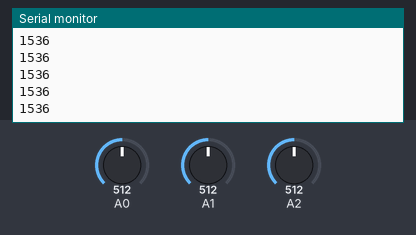
Simulated run of this sketch. Board: Arduino Uno, built with avr-gcc and run on an emulated ATmega328P. Shown: the last lines printed to the serial monitor. Inputs (shaded band) come from the test bench; at power-on: A0 = 512, A1 = 512, A2 = 512.

Above: at 1.2 s.
1.3 s: A0 set to 716
At 2.0 s:
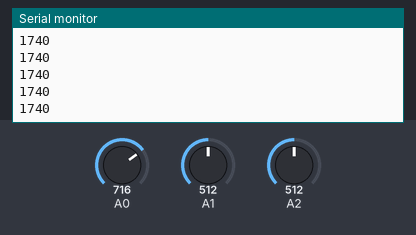
2.8 s: A1 set to 716
At 3.8 s:
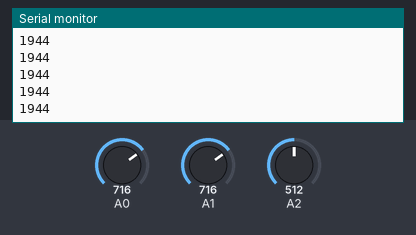
4.3 s: A2 set to 716
At 4.8 s:
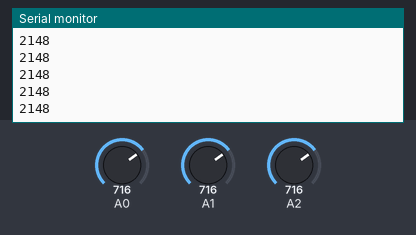
5.8 s: A0 set to 900
At 6.4 s:
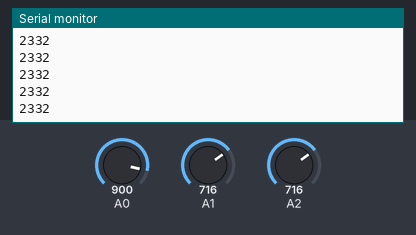
7.3 s: A1 set to 900
At 8.0 s:
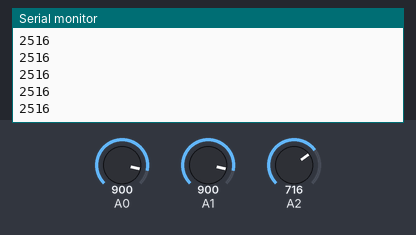
8.8 s: A2 set to 900
At 9.9 s:
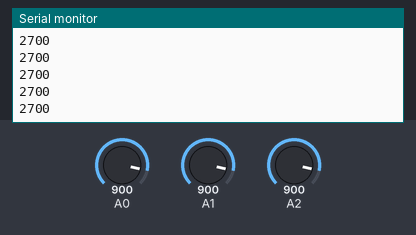
Timing chart, 0 to 11.3 s (numbered marks = the images above; inputs shaded):
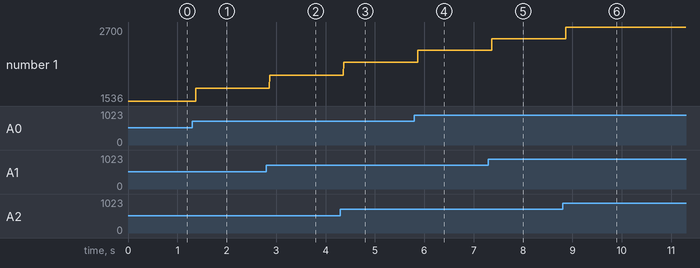

Measured:
- after the input at 1.3 s, the serial monitor: prints a new line after 0.07 s (image 1)
- after the input at 2.8 s, the serial monitor: prints a new line after 0.07 s (image 2)
- after the input at 4.3 s, the serial monitor: prints a new line after 0.07 s (image 3)
- after the input at 5.8 s, the serial monitor: prints a new line after 0.07 s (image 4)
- after the input at 7.3 s, the serial monitor: prints a new line after 0.07 s (image 5)
- after the input at 8.8 s, the serial monitor: prints a new line after 0.07 s (image 6)
- plotted number 1: 1536 → 1740 after the input at 1.3 s, 1740 → 1944 after the input at 2.8 s, 1944 → 2148 after the input at 4.3 s, 2148 → 2332 after the input at 5.8 s, 2332 → 2516 after the input at 7.3 s

The sketch:

usingAnalogSignals.ino
```cpp
//an example of using aref pin and otherwise getting accurate analog signal readings.

/*
the problem with just straight analog reading, is that when calculated to voltage
and then compared to a multimeter reading, you might get something around 0.02V off.

Upon investigation, I realized that the power rail used for powering a voltage
divider to be measured was sitting at 4.97V instead of a solid 5V. And in my calculation
the assumed railVoltage is 5V. However when backcalculating what the ADC value for
4.97V on a 5V maximum scale was ~1016, but when reading the raw value I'd see 1023, the
maximum ADC value. This means that for "calibration" one must measure the rail voltage
and incorperate that into the conversion to voltage rather than an assumed prestine
5V.
the 3.3V rail seems to be stable, so it doesn't have the same behavior. Note that
the use of the AREF pin would not fix this problem of having inaccurate results from
the 5V power rail actually sitting at 4.97V because the system appears to simply be scaling
the 1023 to be from 0V to whatever the power rail is sitting at. So it's like an automatic
analog reference, but the problem occurs when 5V is used in the coversion calculation.

A safer method of changing scaled from 5V to something like 3.3V is displayed below
the loop function. However, less ADC divisions are used for measurement so it's
the same resolution as the 5V scale (still 4.9mV per div) and the only way to change
that resolution is to use analogReference and either use the AREF pin or use one of the
internal references.
*/

void setup() {
  Serial.begin(9600);//***AREF CAN BE DANGEROUS!!!!! THINK!!!!*******
   analogReference (EXTERNAL) ;//upload this code before connecting to AREF. Otherwise it's dangerous.
                                //This will change the scale of 1023 from the ~5V rail to whatever is in AREF


}

void loop() {
  //These two lines are just for the analogReference example
  uint16_t outputVoltage = analogRead(0);//assuming the power rail is sitting at 3.3V
  outputVoltage += analogRead(1);
  outputVoltage += analogRead(2);
  Serial.println(outputVoltage);


}


// float railVoltage = 4.97;//measure the 5V power rail and put that value here, if not using the analogReference function.
// outputVoltage = railVoltage / analogRead(1) * analogRead(0);//no analogReference required.//where 0 is the subject, and 1 is the reference. Works for scaling for 5V and 3.3V systems
// Serial.println(analogRead(0));//subject to read
// Serial.println(analogRead(1));//reference voltage. So if
// Serial.println(outputVoltage);
```
